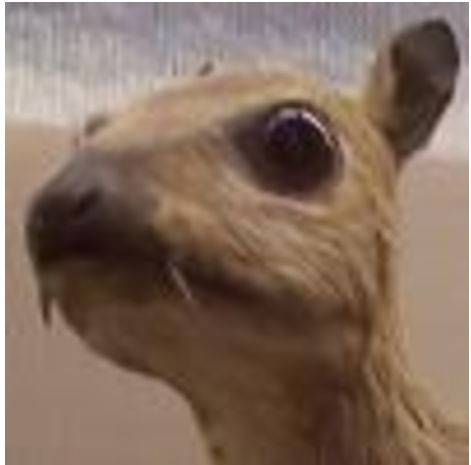
#> input picture convolution function/pct/mouse.png, 471 x 465 px
$ python test.py
#> lines starting #> are read from the running program, lines starting #| are printed output that depends on the picture
import numpy as np
import cv2
import matplotlib.pyplot as plt
import time

def conv2d_naive(img, kernel, stride=1, padding=0):
    if padding > 0:
        tmp = np.zeros((img.shape[0] + 2*padding, img.shape[1] + 2*padding))
        tmp[padding:padding+img.shape[0], padding:padding+img.shape[1]] = img
        img = tmp

    h, w = img.shape
    kh, kw = kernel.shape
    out_h = (h - kh) // stride + 1
    out_w = (w - kw) // stride + 1
    out = np.zeros((out_h, out_w))

    for i in range(out_h):
        for j in range(out_w):
            part = img[i*stride:i*stride+kh, j*stride:j*stride+kw]
            out[i, j] = np.sum(part * kernel)
    return out

if __name__ == "__main__":
    path = "./pct/mouse.png"  # 换成自己图片路径
    img = cv2.imread(path, cv2.IMREAD_GRAYSCALE)
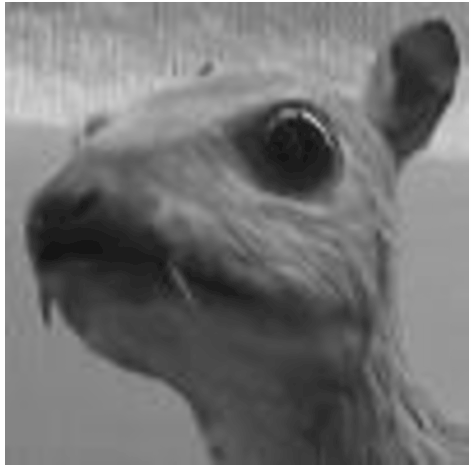
#> img: shape (465, 471); min 21, max 254, mean 115.3
    print("original_size:", img.shape)
#| original_size: (465, 471)

    kernel = np.array([[1,-1,-1],[1,5,-1],[1,-1,-1]], float)
    # kernel = np.array([[1,-1],[1,-1]], float)

    t1 = time.time()
    out = conv2d_naive(img, kernel, stride=2, padding=5)
#> in conv2d_naive, `tmp[padding:padding+img.shape[0], padding:padding+img.shape[1]] = img`:
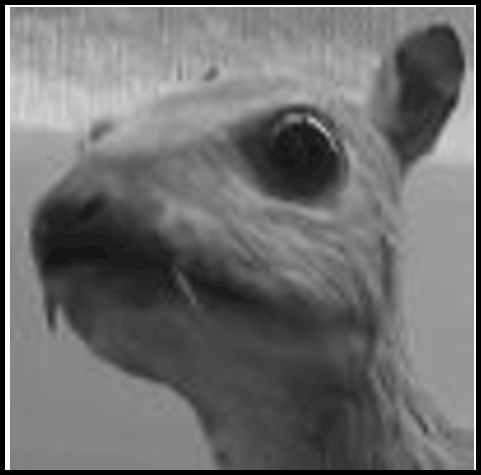
#> tmp: shape (475, 481) float64; min 0, max 254, mean 110.5
#> after the loop in conv2d_naive, `for i in range(out_h):`:
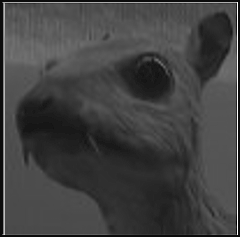
#> out: shape (237, 240) float64; min -78, max 1524, mean 336.2; drawn with min black and max white
    t2 = time.time()

    print("done, time %.4fs" % (t2 - t1))
    print("size:", out.shape)
#| size: (237, 240)

    norm = cv2.normalize(out, None, 0, 255, cv2.NORM_MINMAX)
    gray = np.uint8(norm)

    plt.figure(figsize=(9,4))
    plt.subplot(1,2,1)
    plt.imshow(img, cmap='gray')
    # plt.title("原图")
    plt.axis('off')

    plt.subplot(1,2,2)
    plt.imshow(gray, cmap='gray')
    # plt.title("卷积结果")
    plt.axis('off')

    plt.tight_layout()
    plt.show()
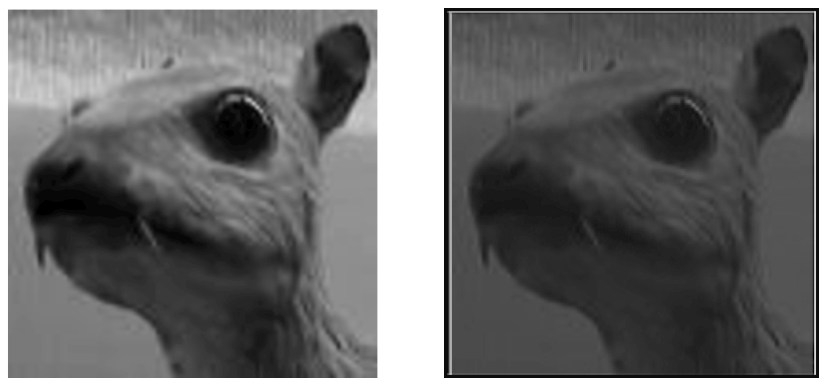
#> figure drawn by matplotlib, 2 panels

    cv2.imwrite("feature_map_output.png", gray)
    print("saving: feature_map_output.png")
